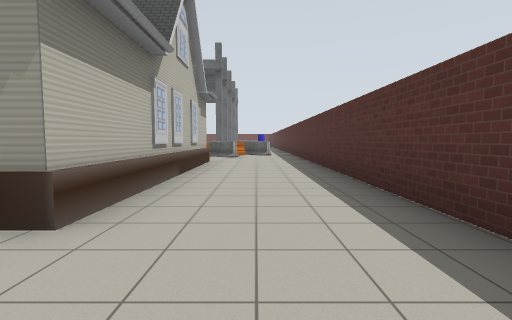
View 1 (above)

24 first-person views from a walk through a robot-simulator world made for Gazebo. The camera is 1.2 m above the floor, tilts 4° down and sees 85° across. The lines on the ground mark 1 m squares. The floor is counted in squares, 2 m on a side. Each view is taken from the middle of a square. On the plan, view 1 faces up. The plan holds only what a view shows up to about 9 squares ahead; the rest is blank. The place goes on beyond the plan. Robots are left out. Simple patterns stand in for the simulator's built-in surfaces. Some stock models are drawn as simple stand-ins.

View 2
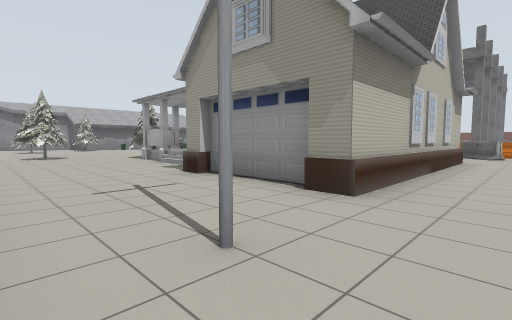

View 3
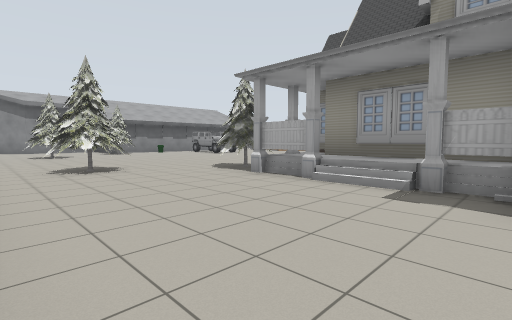

View 4
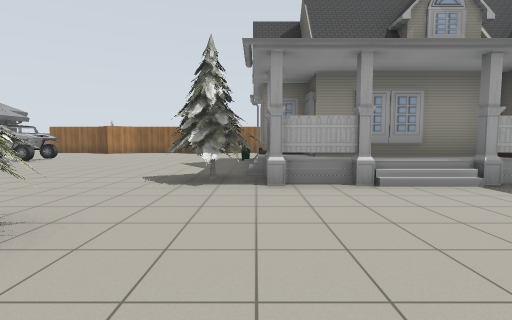

View 5
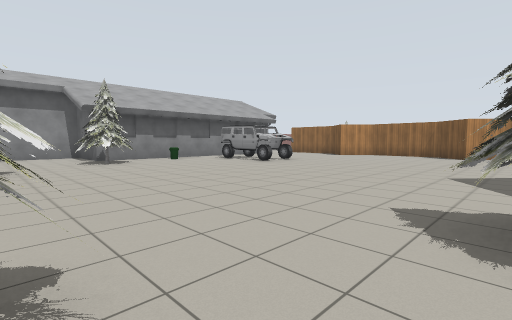

View 6
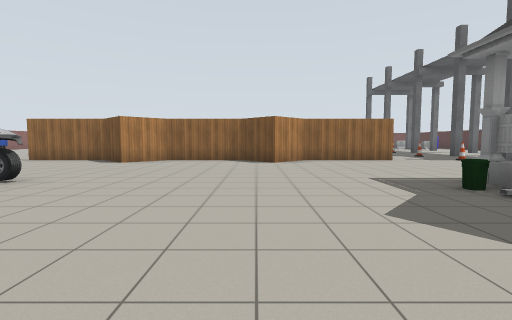

View 7
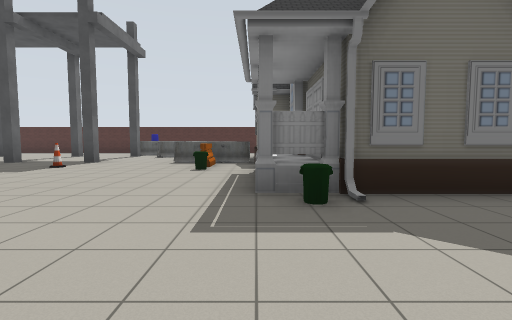

View 8
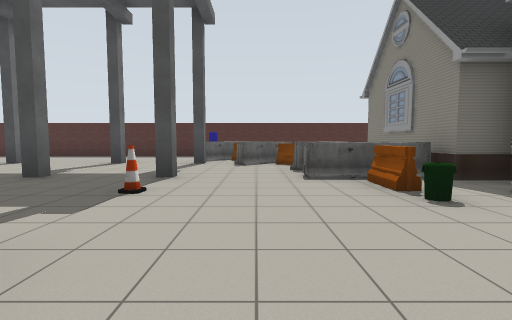

View 9
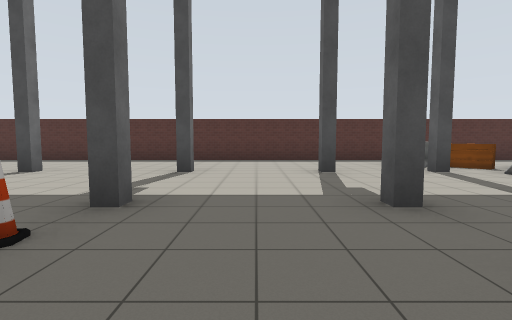

View 10
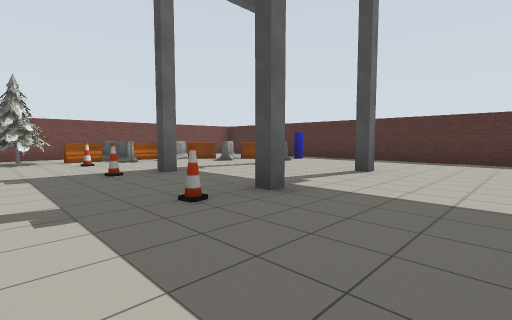

View 11
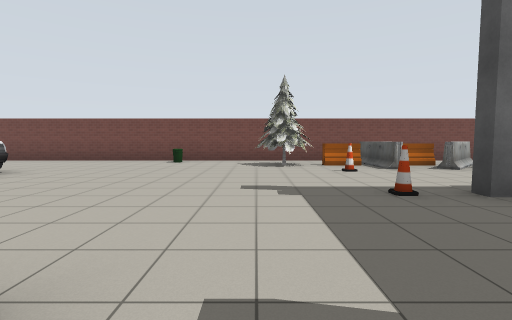

View 12
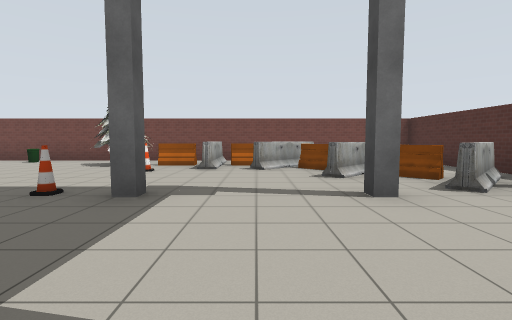

View 13
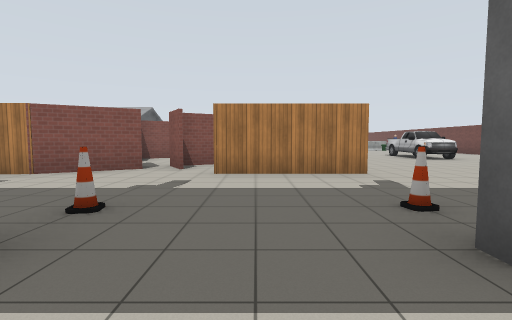

View 14
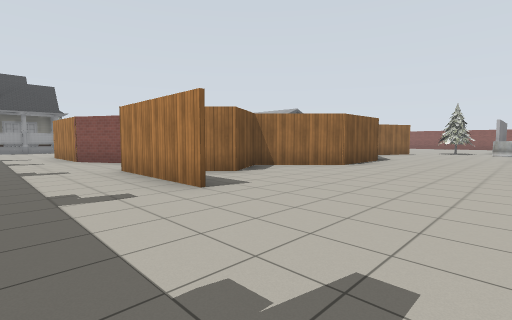

View 15
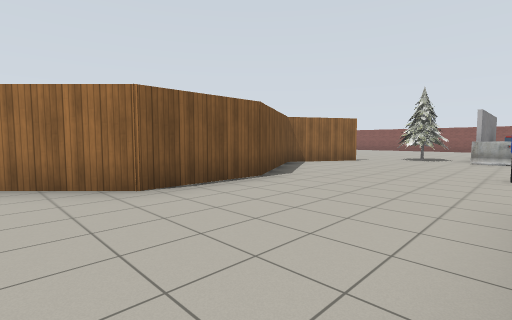

View 16
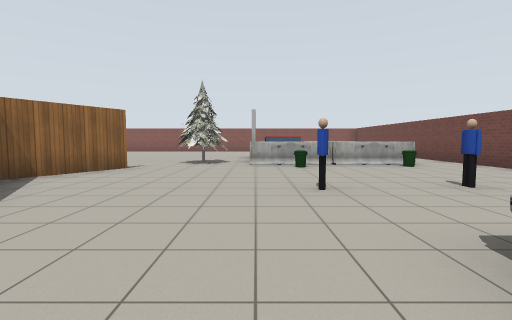

View 17
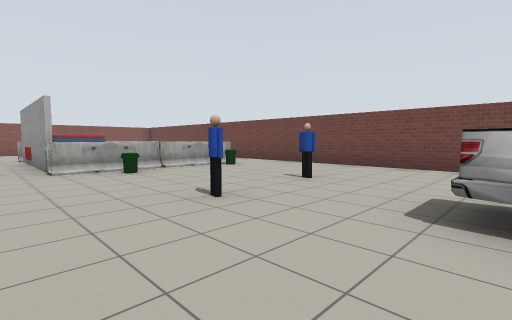

View 18
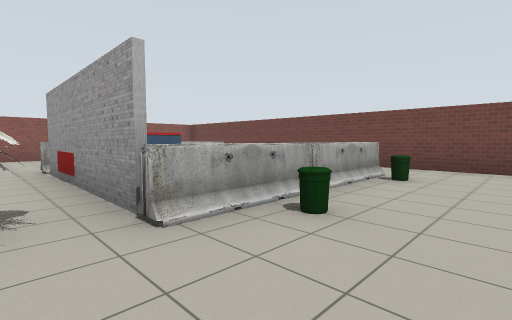

View 19
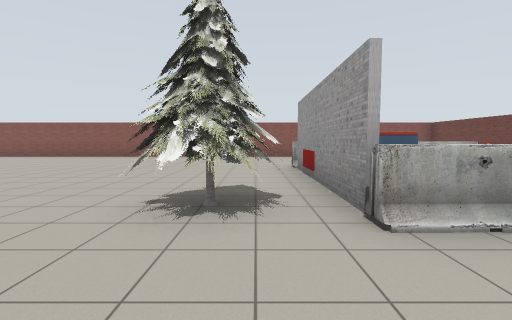

View 20
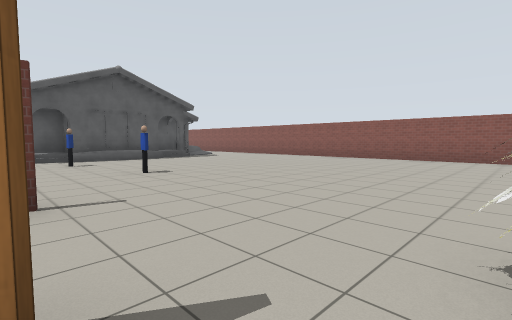

View 21
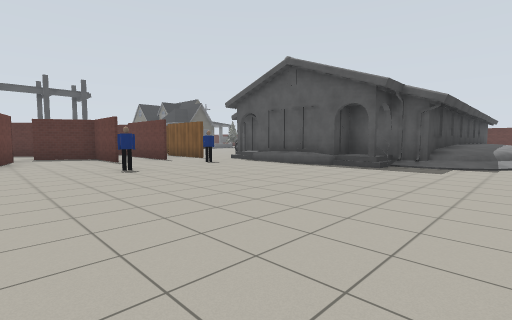

View 22
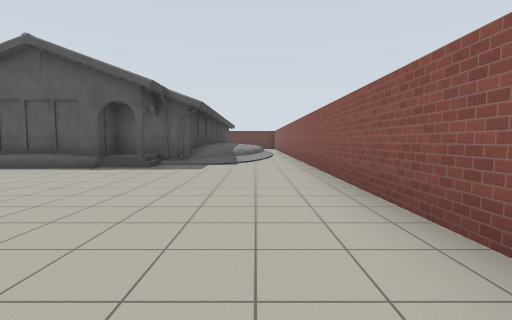

View 23
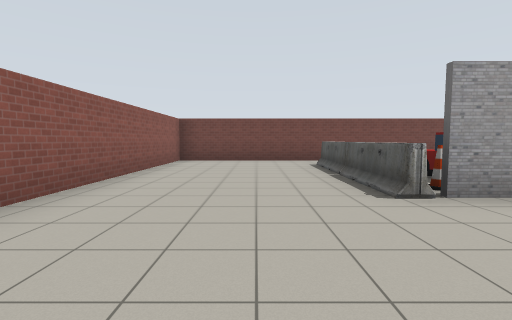

View 24
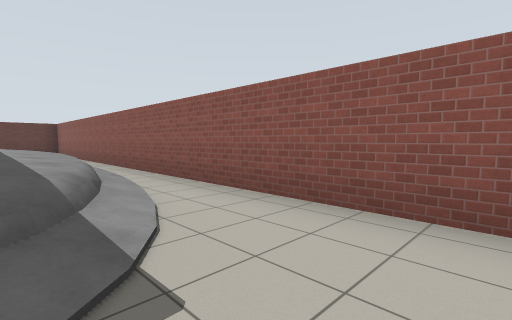

### Floor plan
Key: @ floor where view 1 was taken; # wall or solid block; . floor; / step, stairs or slope; = window, fence, low wall or low ledge; H house; B barrier; T pine tree; P pole; C car; I bin; N cone; G grey post; K pickup truck; E person; O other object.
Columns run from 29 left of view 1 to 2 right of it. Each row starts with its distance up from view 1.
 29 #################### ###########
 28 #.....  ............I....  .   #
 27 #....     I...........TTBBBB   #
 26 #....B   B..E............BBB  .#
 25 #.... C   .....KKK......N...BBB#
 24 #....BC  BI..E...............BB#
 23 #....N### ..............NG.G...#
 22 #.......TT.....................#
 21 #.......TT....####...#.........#
 20 #.........##.##  ###.#..NG.G...#
 19 #..........###    ####.........#
 18 #.........###      #....N......#
 17 #...........#      ##....G.G...#
 16 #.......E...#       ##.........#
 15 #..........##        #...G.G...#
 14 #..........##        #. .......#
 13 #.......E.### ########...... ..#
 12 #.....#####.###..##....N.G.GBB.#
 11 #..//## ## ................BB  #
 10 #./=#       ............B.BBB. #
  9 #./=#        ..........IBB  ...#
  8 #.==#       CC.......HHHBBHH...#
  7 #.==#       CC......IHHHHHHH...#
  6 #.==#      O........HH   HHH...#
  5 #.==      #.........HHHHHHHH...#
  4 #.=      ##T.......TTHHHHH H...#
  3 #.=     #..T.......TTHHHH  H...#
  2 # =     #................HHH...#
  1           ..TT....T............
  0             T.....T.........P@
 -1                ...............

Where each view was taken, in squares from view 1:
view 1: 0 up, 0 right, facing up
view 2: 1 down, 0 right, facing up-left
view 3: 1 down, 5 left, facing up-left
view 4: 1 down, 9 left, facing up
view 5: 1 up, 10 left, facing up-left
view 6: 4 up, 12 left, facing up
view 7: 8 up, 12 left, facing right
view 8: 11 up, 9 left, facing right
view 9: 16 up, 7 left, facing right
view 10: 18 up, 7 left, facing up-right
view 11: 20 up, 7 left, facing up
view 12: 20 up, 3 left, facing up
view 13: 19 up, 3 left, facing left
view 14: 24 up, 6 left, facing down-left
view 15: 24 up, 11 left, facing down-left
view 16: 23 up, 13 left, facing left
view 17: 22 up, 14 left, facing up-left
view 18: 22 up, 18 left, facing up-left
view 19: 22 up, 18 left, facing left
view 20: 21 up, 19 left, facing down-left
view 21: 18 up, 27 left, facing down-right
view 22: 18 up, 27 left, facing down
view 23: 20 up, 26 left, facing up
view 24: 12 up, 26 left, facing down-left
